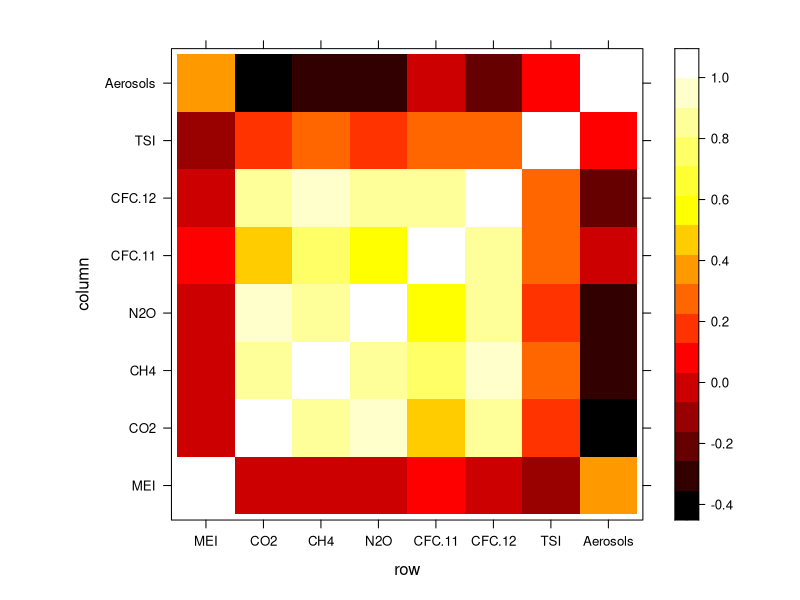

Write the R code that produced this figure.
setwd("/Users/Thibault/Documents/Boulot/UC Berkeley/IEOR242/Material for students /Datasets/")
ClimateData <- read.csv("ClimateChange.csv", header = TRUE, stringsAsFactors = FALSE)

#Splitting the data
train=ClimateData[ClimateData$Year<2007,]
test=ClimateData[ClimateData$Year>=2007,]

#QUESTION A
#Creating a linear model on training data
fit <- lm(Temp~MEI+CO2+CH4+N2O+CFC.11+CFC.12+TSI+Aerosols, data=train)
summary(fit)


#Showing correlation between variables
corr_matrix=cor(train[,-c(1,2,11)])
print(corr_matrix)

library(lattice)
new.palette=colorRampPalette(c("black","red","yellow","white"),space="rgb") 
levelplot(corr_matrix, col.regions=new.palette)

#QUESTION B
fit2 <- lm(Temp~MEI+N2O+TSI+Aerosols, data=train)
summary(fit2)

#Choose the best model according to AIC selection
#fit3 = step(fit)

#With the previous model
#pred_allvar <- predict(fit,test[,-c(1,2,11)], type="response")

predictions <- predict(fit2,test[,-c(1,2,11)], type="response")
summary(predictions)

#R_square
SSE = sum((test$Temp - predictions)^2)
#SSE = sum((test$Temp - pred_allvar)^2)
SST = sum((test$Temp - mean(train$Temp))^2)
print(1 - SSE/SST)

